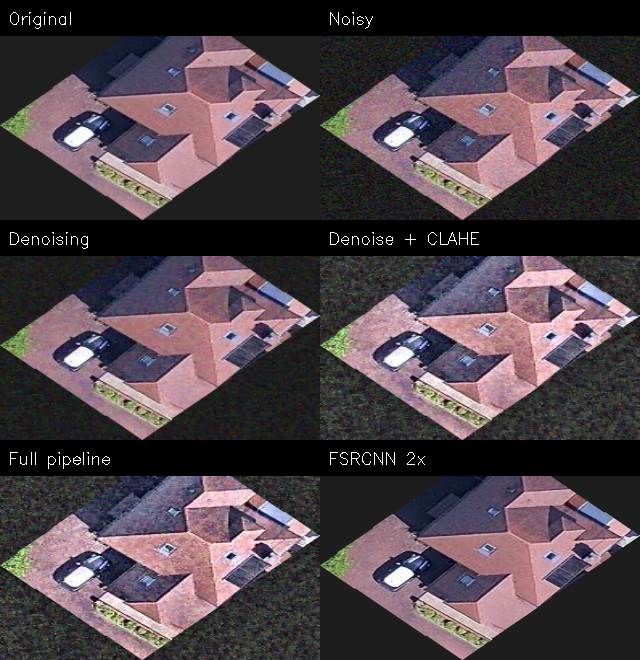
#> input picture comparison_grid.png, 640 x 660 px, given in place of building_d87dbc_google.png, which was not available
$ python make_comparison.py
#> lines starting #> are read from the running program, lines starting #| are printed output that depends on the picture; pictures that were not available may be replaced by others from this repository, and a replacement may not be noted

from pathlib import Path
# pyrefly: ignore [missing-import]
import cv2
import numpy as np

DATA = Path("data")
ABLATION = Path("out/ablation")
SR_OUTPUT = Path("out/final_sr")
OUTPUT = Path("comparison_grid.png")


def add_label(image, label):
    image = image.copy()
    cv2.rectangle(image, (0, 0), (image.shape[1], 35), (0, 0, 0), -1)
    cv2.putText(
        image, label, (8, 24),
        cv2.FONT_HERSHEY_SIMPLEX, 0.55, (255, 255, 255), 1
    )
    return image


def main():
    filename = "building_d87dbc_google"

    paths = [
        (DATA / f"{filename}.png", "Original"),
        (ABLATION / f"{filename}_noisy.png", "Noisy"),
        (ABLATION / f"{filename}_denoise.png", "Denoising"),
        (ABLATION / f"{filename}_clahe.png", "Denoise + CLAHE"),
        (ABLATION / f"{filename}_full.png", "Full pipeline"),
        (SR_OUTPUT / f"{filename}_sr.png", "FSRCNN 2x"),
    ]

    tiles = []
    for path, label in paths:
        image = cv2.imread(str(path))
#> image is the input picture: shape (660, 640, 3); mean B, G, R 73.3, 66.8, 78.2
        if image is None:
            print(f"Missing image: {path}")
            continue

        image = cv2.resize(image, (320, 220))
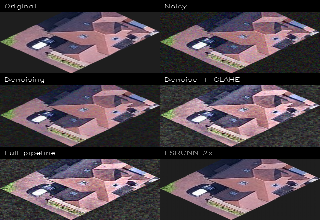
#> image: shape (220, 320, 3); mean B, G, R 73.5, 67, 78.4
        tiles.append(add_label(image, label))
#> in add_label, `cv2.putText( image, label, (8, 24), cv2.FONT_HERSHEY_SIMPLEX, 0.55, (2..`:
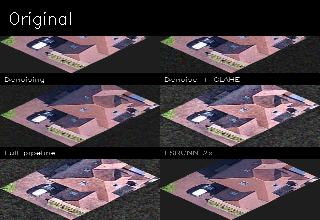
#> image: shape (220, 320, 3); mean of channels 0, 1, 2 65, 59.8, 69.6; drawn as B, G, R

    if not tiles:
        print("No images were found. Check the paths.")
        return

    # Arrange two columns per row.
    tile_h, tile_w = tiles[0].shape[:2]
#> tile_h = 220; tile_w = 320
    blank = np.full((tile_h, tile_w, 3), 230, dtype=np.uint8)
#> blank: shape (220, 320, 3); every value is 230

    while len(tiles) % 2:
        tiles.append(add_label(blank, "Not available"))

    rows = []
    for i in range(0, len(tiles), 2):
        rows.append(np.hstack(tiles[i:i + 2]))

    grid = np.vstack(rows)
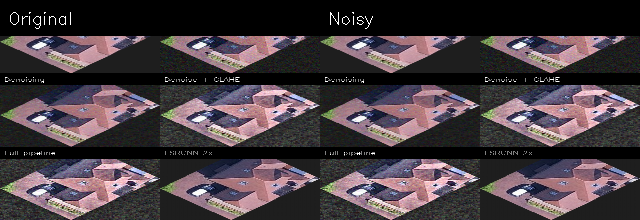
#> grid: shape (220, 640, 3); mean of channels 0, 1, 2 64.9, 59.7, 69.5; drawn as B, G, R
    cv2.imwrite(str(OUTPUT), grid)
    print(f"Comparison grid saved to: {OUTPUT.resolve()}")


if __name__ == "__main__":
    main()
